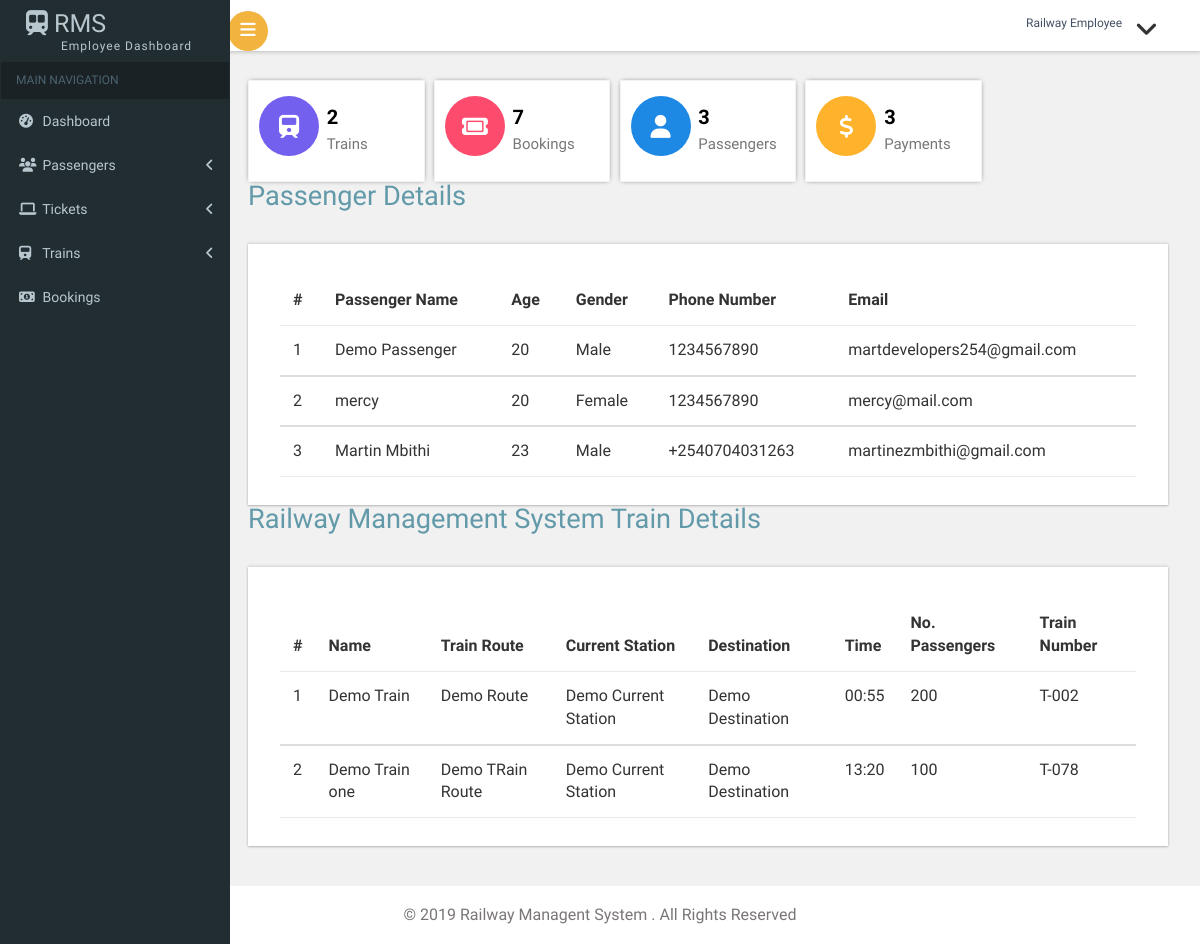
Before: /employee/employee-dashboard.php with the older database file.
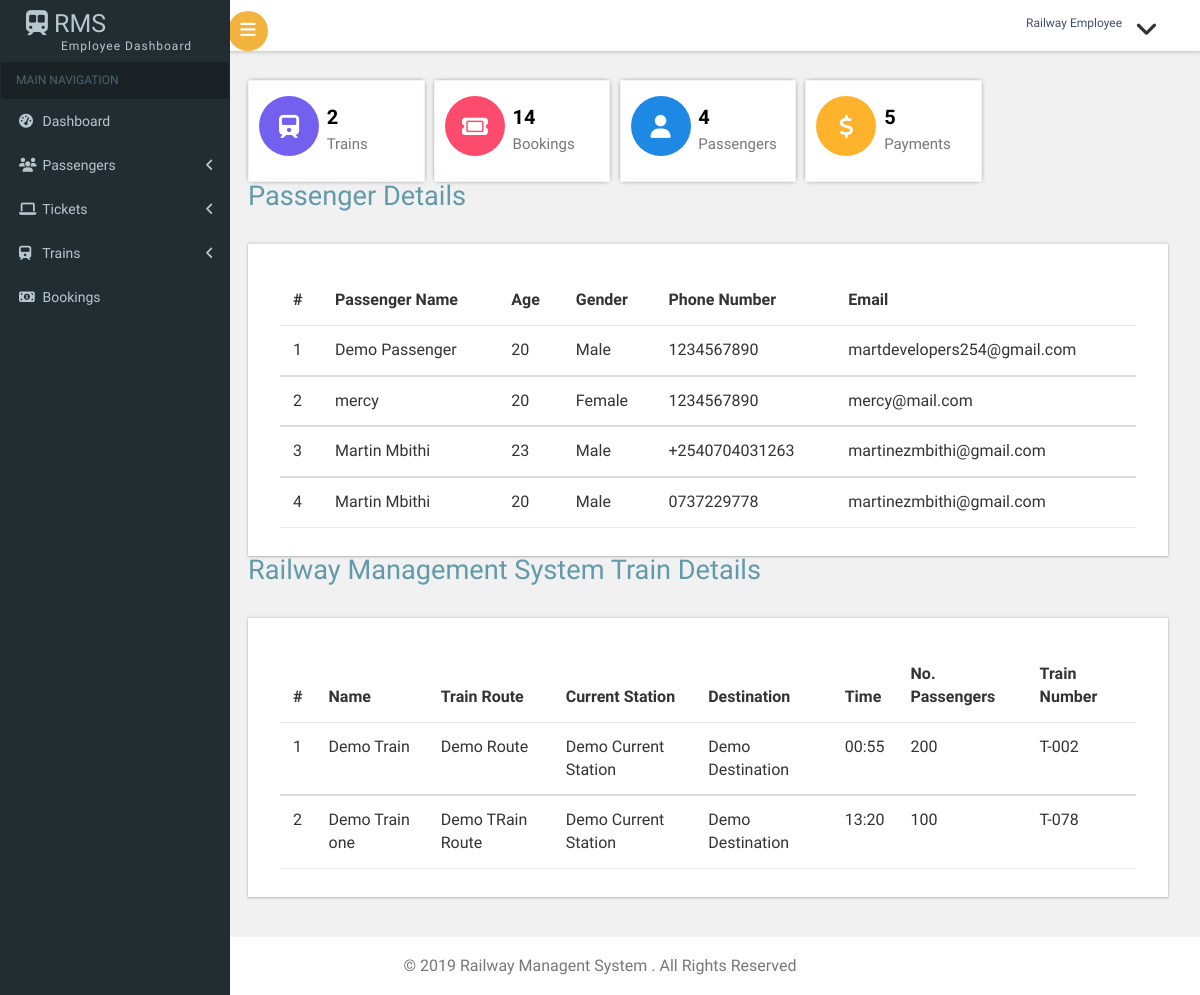
After: the same page with the newer database file.
### tables this page shows
CREATE TABLE `passenger` (
  `id` int(20) NOT NULL,
  `name` varchar(200) NOT NULL,
  `age` varchar(200) NOT NULL,
  `gender` varchar(200) NOT NULL,
  `phoneno` varchar(200) NOT NULL,
  `date` timestamp(4) NOT NULL DEFAULT CURRENT_TIMESTAMP(4) ON UPDATE CURRENT_TIMESTAMP(4),
  `email` varchar(200) NOT NULL,
  `username` varchar(200) NOT NULL,
  `password` varchar(200) NOT NULL,
  `passwordconf` varchar(200) NOT NULL,
  `train` varchar(200) NOT NULL,
  `departure` varchar(200) NOT NULL,
  `destination` varchar(200) NOT NULL,
  `date_travelling` varchar(200) NOT NULL,
  `time` varchar(200) NOT NULL,
  `status` varchar(200) NOT NULL
);

CREATE TABLE `train` (
  `id` int(20) NOT NULL,
  `name` varchar(200) NOT NULL,
  `route` varchar(200) NOT NULL,
  `current` varchar(200) NOT NULL,
  `destination` varchar(200) NOT NULL,
  `time` varchar(200) NOT NULL,
  `passengers` varchar(200) NOT NULL,
  `number` varchar(200) NOT NULL
);

### employee/employee-dashboard.php (the view, shortened to what the changed rows need)
<?php
include('includes/config.php');
if(strlen($_SESSION['alogin'])==1)
	{
header('location:index.php');
}
else{
	?>
<?php include("includes/header.php")?>
<body class="cbp-spmenu-push">
	<div class="main-content">
	<div class="cbp-spmenu cbp-spmenu-vertical cbp-spmenu-left" id="cbp-spmenu-s1">
		<?php include("includes/sidebar.php")?>
	</div>
		<?php include("includes/navbar.php")?>
		<div id="page-wrapper">
			<div class="main-page">
			<div class="col_3">
        	<div class="col-md-3 widget widget1">
        		<div class="r3_counter_box">
                <a href="employee-view-train.php"><i class="pull-left fa fa-train icon-rounded"></i></a>
                    <div class="stats">
                    <?php
$sql ="SELECT id from  train";
$query = $dbh -> prepare($sql);
$query->execute();
$k=$query->rowCount();
?>
                      <h5><strong><?php echo htmlentities($k);?></strong></h5>
                      <span>Trains</span>
                    </div>
                </div>
        	</div>
        	<div class="col-md-3 widget widget1">
        		<div class="r3_counter_box">
                <a href="employee-view-bookings.php"><i class="pull-left fa fa-ticket user1 icon-rounded"></i></a>
                    <div class="stats">
                    <?php
$sql ="SELECT id from  bookings";
$query = $dbh -> prepare($sql);
$query->execute();
$k=$query->rowCount();
?>
                      <h5><strong><?php echo htmlentities($k);?></strong></h5>
                      <span>Bookings</span>
                    </div>
                </div>
        	</div>
        	<div class="col-md-3 widget widget1">
        		<div class="r3_counter_box">
                <a href="employee-view-passenger.php"><i class="pull-left fa fa-user user2 icon-rounded"></i></a>
                    <div class="stats">
                    <?php
$sql ="SELECT id from  passenger";
$query = $dbh -> prepare($sql);
$query->execute();
$k=$query->rowCount();
?>
                      <h5><strong><?php echo htmlentities($k);?></strong></h5>
                      <span>Passengers</span>
                    </div>
                </div>
        	</div>
        	<div class="col-md-3 widget widget1">
        		<div class="r3_counter_box">
                <a href="employee-view-payments.php"><i class="pull-left fa fa-dollar dollar1 icon-rounded"></i></a>
                    <div class="stats">
                    <?php
$sql ="SELECT id from  payments";
$query = $dbh -> prepare($sql);
$query->execute();
$k=$query->rowCount();
?>
                      <h5><strong><?php echo htmlentities($k);?></strong></h5>
                      <span>Payments</span>
                    </div>
                </div>
        	 </div>
		</div>
            <div class="tables">
					<h2 class="title1">Passenger Details</h2>
					<div class="bs-example widget-shadow" data-example-id="contextual-table">
						<table class="table"> <thead> <tr> <th>#</th>
                         <th>Passenger Name</th>
                          <th>Age</th>
                          <th>Gender</th>
                          <th>Phone Number</th>
                          <th>Email</th>
                           </tr>
                            </thead>
                             <tbody>
                             <?php $sql = "SELECT * from  passenger";
$query = $dbh -> prepare($sql);
$query->execute();
$results=$query->fetchAll(PDO::FETCH_OBJ);
$cnt=1;
if($query->rowCount() > 0)
{
foreach($results as $result)
{				?>
                                            <td><?php echo htmlentities($cnt);?></td>
											<td><?php echo htmlentities($result->name);?></td>
											<td><?php echo htmlentities($result->age);?></td>
											<td><?php echo htmlentities($result->gender);?></td>
                                            <td><?php echo htmlentities($result->phoneno);?></td>
                                            <td><?php echo htmlentities($result->email);?></td>
                         </tbody>
                         <?php $cnt=$cnt+1; }} ?>
                         </table>
					</div>
				</div>
                <div class="main-page">
				<div class="tables">
					<h2 class="title1">Railway Management System Train Details</h2>
					<div class="bs-example widget-shadow" data-example-id="contextual-table">
						<table class="table"> <thead> <tr> <th>#</th>
                         <th> Name</th>
                          <th>Train Route</th>
                          <th>Current Station</th>
                          <th>Destination</th>
                          <th>Time</th>
                          <th>No. Passengers</th>
                          <th>Train Number</th>
                           </tr>
                            </thead>
                             <tbody>
                             <?php $sql = "SELECT * from  train";
$query = $dbh -> prepare($sql);
$query->execute();
$results=$query->fetchAll(PDO::FETCH_OBJ);
$cnt=1;
if($query->rowCount() > 0)
{
foreach($results as $result)
{				?>
                                            <td><?php echo htmlentities($cnt);?></td>
											<td><?php echo htmlentities($result->name);?></td>
											<td><?php echo htmlentities($result->route);?></td>
											<td><?php echo htmlentities($result->current);?></td>
                                            <td><?php echo htmlentities($result->destination);?></td>
                                            <td><?php echo htmlentities($result->time);?></td>
                                            <td><?php echo htmlentities($result->passengers);?></td>
                                            <td><?php echo htmlentities($result->number);?></td>
                         </tbody>
                         <?php $cnt=$cnt+1; }} ?>
                         </table>
					</div>
				</div>
			</div>
		</div>
			</div>
		</div>
	<?php include("includes/footer.php")?>
</body>
</html>
<?}?>

Changed rows visible on the page:
added passenger: name "Martin Mbithi", age "20", gender "Male", phoneno "0737229778", email "martinezmbithi@gmail.com"
Other visible differences:
$k: "7" → "14"
$k: "3" → "4"
$k: "3" → "5"
